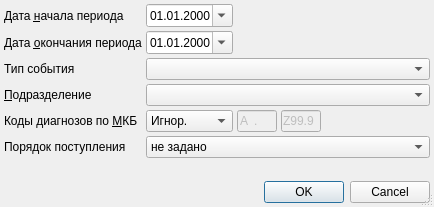
<?xml version="1.0" encoding="UTF-8"?>
<ui version="4.0">
 <class>AnaliticReportsAdditionalSurgeryDialog</class>
 <widget class="QDialog" name="AnaliticReportsAdditionalSurgeryDialog">
  <property name="windowModality">
   <enum>Qt::ApplicationModal</enum>
  </property>
  <property name="geometry">
   <rect>
    <x>0</x>
    <y>0</y>
    <width>434</width>
    <height>207</height>
   </rect>
  </property>
  <property name="windowTitle">
   <string>параметры отчёта</string>
  </property>
  <property name="sizeGripEnabled">
   <bool>true</bool>
  </property>
  <layout class="QGridLayout" name="gridLayout">
   <property name="margin">
    <number>4</number>
   </property>
   <property name="spacing">
    <number>4</number>
   </property>
   <item row="4" column="2">
    <widget class="CICDCodeEdit" name="edtMKBFrom">
     <property name="enabled">
      <bool>false</bool>
     </property>
     <property name="sizePolicy">
      <sizepolicy hsizetype="Fixed" vsizetype="Fixed">
       <horstretch>0</horstretch>
       <verstretch>0</verstretch>
      </sizepolicy>
     </property>
     <property name="maximumSize">
      <size>
       <width>40</width>
       <height>16777215</height>
      </size>
     </property>
     <property name="inputMask">
      <string>a00.00; </string>
     </property>
     <property name="text">
      <string>A.</string>
     </property>
     <property name="maxLength">
      <number>6</number>
     </property>
    </widget>
   </item>
   <item row="4" column="3">
    <widget class="CICDCodeEdit" name="edtMKBTo">
     <property name="enabled">
      <bool>false</bool>
     </property>
     <property name="sizePolicy">
      <sizepolicy hsizetype="Fixed" vsizetype="Fixed">
       <horstretch>0</horstretch>
       <verstretch>0</verstretch>
      </sizepolicy>
     </property>
     <property name="maximumSize">
      <size>
       <width>40</width>
       <height>16777215</height>
      </size>
     </property>
     <property name="inputMask">
      <string>a00.00; </string>
     </property>
     <property name="text">
      <string>Z99.9</string>
     </property>
     <property name="maxLength">
      <number>6</number>
     </property>
    </widget>
   </item>
   <item row="2" column="1" colspan="4">
    <widget class="CRBComboBox" name="cmbEventType"/>
   </item>
   <item row="3" column="1" colspan="4">
    <widget class="COrgStructureComboBox" name="cmbOrgStructure"/>
   </item>
   <item row="1" column="2" colspan="3">
    <spacer>
     <property name="orientation">
      <enum>Qt::Horizontal</enum>
     </property>
     <property name="sizeHint" stdset="0">
      <size>
       <width>91</width>
       <height>20</height>
      </size>
     </property>
    </spacer>
   </item>
   <item row="3" column="0">
    <widget class="QLabel" name="lblOrgStructure">
     <property name="text">
      <string>&amp;Подразделение</string>
     </property>
     <property name="buddy">
      <cstring>cmbOrgStructure</cstring>
     </property>
    </widget>
   </item>
   <item row="4" column="4">
    <spacer name="horizontalSpacer">
     <property name="orientation">
      <enum>Qt::Horizontal</enum>
     </property>
     <property name="sizeHint" stdset="0">
      <size>
       <width>109</width>
       <height>20</height>
      </size>
     </property>
    </spacer>
   </item>
   <item row="6" column="0" colspan="2">
    <spacer>
     <property name="orientation">
      <enum>Qt::Vertical</enum>
     </property>
     <property name="sizeHint" stdset="0">
      <size>
       <width>129</width>
       <height>20</height>
      </size>
     </property>
    </spacer>
   </item>
   <item row="0" column="2" colspan="3">
    <spacer>
     <property name="orientation">
      <enum>Qt::Horizontal</enum>
     </property>
     <property name="sizeHint" stdset="0">
      <size>
       <width>91</width>
       <height>20</height>
      </size>
     </property>
    </spacer>
   </item>
   <item row="0" column="0">
    <widget class="QLabel" name="lblBegDate">
     <property name="text">
      <string>Дата &amp;начала периода</string>
     </property>
     <property name="buddy">
      <cstring>edtBegDate</cstring>
     </property>
    </widget>
   </item>
   <item row="7" column="0" colspan="5">
    <widget class="QDialogButtonBox" name="buttonBox">
     <property name="orientation">
      <enum>Qt::Horizontal</enum>
     </property>
     <property name="standardButtons">
      <set>QDialogButtonBox::Cancel|QDialogButtonBox::Ok</set>
     </property>
    </widget>
   </item>
   <item row="1" column="1">
    <widget class="CDateEdit" name="edtEndDate">
     <property name="sizePolicy">
      <sizepolicy hsizetype="Maximum" vsizetype="Fixed">
       <horstretch>0</horstretch>
       <verstretch>0</verstretch>
      </sizepolicy>
     </property>
     <property name="displayFormat">
      <string>dd.MM.yyyy</string>
     </property>
     <property name="calendarPopup">
      <bool>true</bool>
     </property>
    </widget>
   </item>
   <item row="4" column="1">
    <widget class="QComboBox" name="cmbMKBFilter">
     <item>
      <property name="text">
       <string>Игнор.</string>
      </property>
     </item>
     <item>
      <property name="text">
       <string>Интервал</string>
      </property>
     </item>
    </widget>
   </item>
   <item row="1" column="0">
    <widget class="QLabel" name="lblEndDate">
     <property name="text">
      <string>Дата &amp;окончания периода</string>
     </property>
     <property name="buddy">
      <cstring>edtEndDate</cstring>
     </property>
    </widget>
   </item>
   <item row="0" column="1">
    <widget class="CDateEdit" name="edtBegDate">
     <property name="sizePolicy">
      <sizepolicy hsizetype="Maximum" vsizetype="Fixed">
       <horstretch>0</horstretch>
       <verstretch>0</verstretch>
      </sizepolicy>
     </property>
     <property name="displayFormat">
      <string>dd.MM.yyyy</string>
     </property>
     <property name="calendarPopup">
      <bool>true</bool>
     </property>
    </widget>
   </item>
   <item row="5" column="0">
    <widget class="QLabel" name="lblOrder">
     <property name="text">
      <string>Порядок поступления</string>
     </property>
    </widget>
   </item>
   <item row="2" column="0">
    <widget class="QLabel" name="lblEventType">
     <property name="text">
      <string>Тип события</string>
     </property>
    </widget>
   </item>
   <item row="5" column="1" colspan="4">
    <widget class="QComboBox" name="cmbOrder">
     <item>
      <property name="text">
       <string>не задано</string>
      </property>
     </item>
     <item>
      <property name="text">
       <string>плановый</string>
      </property>
     </item>
     <item>
      <property name="text">
       <string>экстренный</string>
      </property>
     </item>
     <item>
      <property name="text">
       <string>самотёком</string>
      </property>
     </item>
     <item>
      <property name="text">
       <string>принудительный</string>
      </property>
     </item>
     <item>
      <property name="text">
       <string>внутренний перевод</string>
      </property>
     </item>
     <item>
      <property name="text">
       <string>неотложная</string>
      </property>
     </item>
    </widget>
   </item>
   <item row="4" column="0">
    <widget class="QLabel" name="lblMKB">
     <property name="text">
      <string>Коды диагнозов по &amp;МКБ</string>
     </property>
     <property name="buddy">
      <cstring>cmbMKBFilter</cstring>
     </property>
    </widget>
   </item>
  </layout>
 </widget>
 <customwidgets>
  <customwidget>
   <class>COrgStructureComboBox</class>
   <extends>QComboBox</extends>
   <header>Orgs/OrgStructComboBoxes.h</header>
  </customwidget>
  <customwidget>
   <class>CRBComboBox</class>
   <extends>QComboBox</extends>
   <header>library/crbcombobox.h</header>
  </customwidget>
  <customwidget>
   <class>CDateEdit</class>
   <extends>QDateEdit</extends>
   <header>library/DateEdit</header>
  </customwidget>
  <customwidget>
   <class>CICDCodeEdit</class>
   <extends>QLineEdit</extends>
   <header>library/ICDCodeEdit.h</header>
  </customwidget>
 </customwidgets>
 <tabstops>
  <tabstop>edtBegDate</tabstop>
  <tabstop>edtEndDate</tabstop>
  <tabstop>cmbEventType</tabstop>
  <tabstop>cmbOrgStructure</tabstop>
  <tabstop>cmbMKBFilter</tabstop>
  <tabstop>edtMKBFrom</tabstop>
  <tabstop>edtMKBTo</tabstop>
  <tabstop>cmbOrder</tabstop>
  <tabstop>buttonBox</tabstop>
 </tabstops>
 <resources/>
 <connections>
  <connection>
   <sender>buttonBox</sender>
   <signal>accepted()</signal>
   <receiver>AnaliticReportsAdditionalSurgeryDialog</receiver>
   <slot>accept()</slot>
   <hints>
    <hint type="sourcelabel">
     <x>112</x>
     <y>177</y>
    </hint>
    <hint type="destinationlabel">
     <x>102</x>
     <y>90</y>
    </hint>
   </hints>
  </connection>
  <connection>
   <sender>buttonBox</sender>
   <signal>rejected()</signal>
   <receiver>AnaliticReportsAdditionalSurgeryDialog</receiver>
   <slot>reject()</slot>
   <hints>
    <hint type="sourcelabel">
     <x>225</x>
     <y>177</y>
    </hint>
    <hint type="destinationlabel">
     <x>236</x>
     <y>76</y>
    </hint>
   </hints>
  </connection>
 </connections>
</ui>
